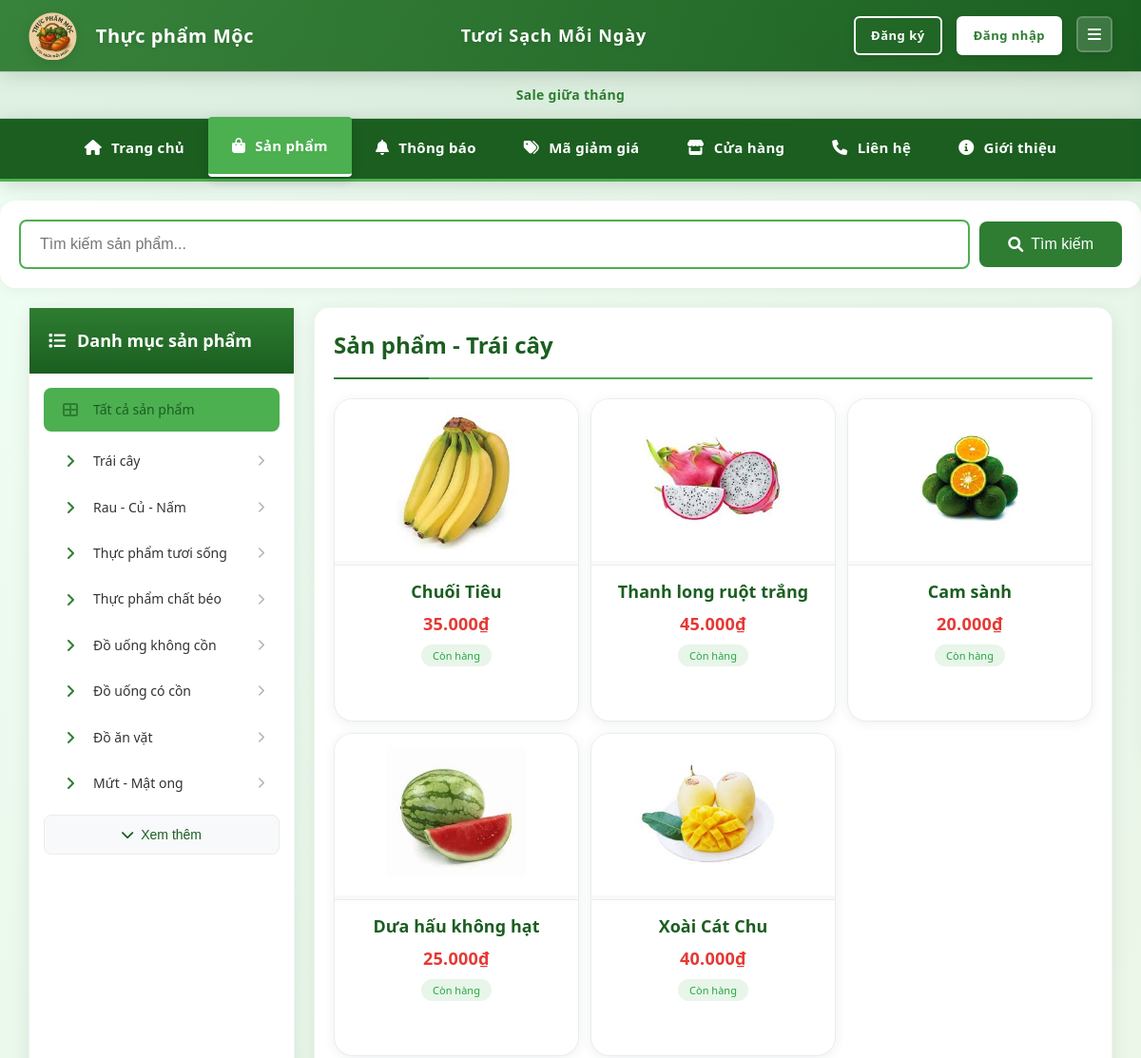
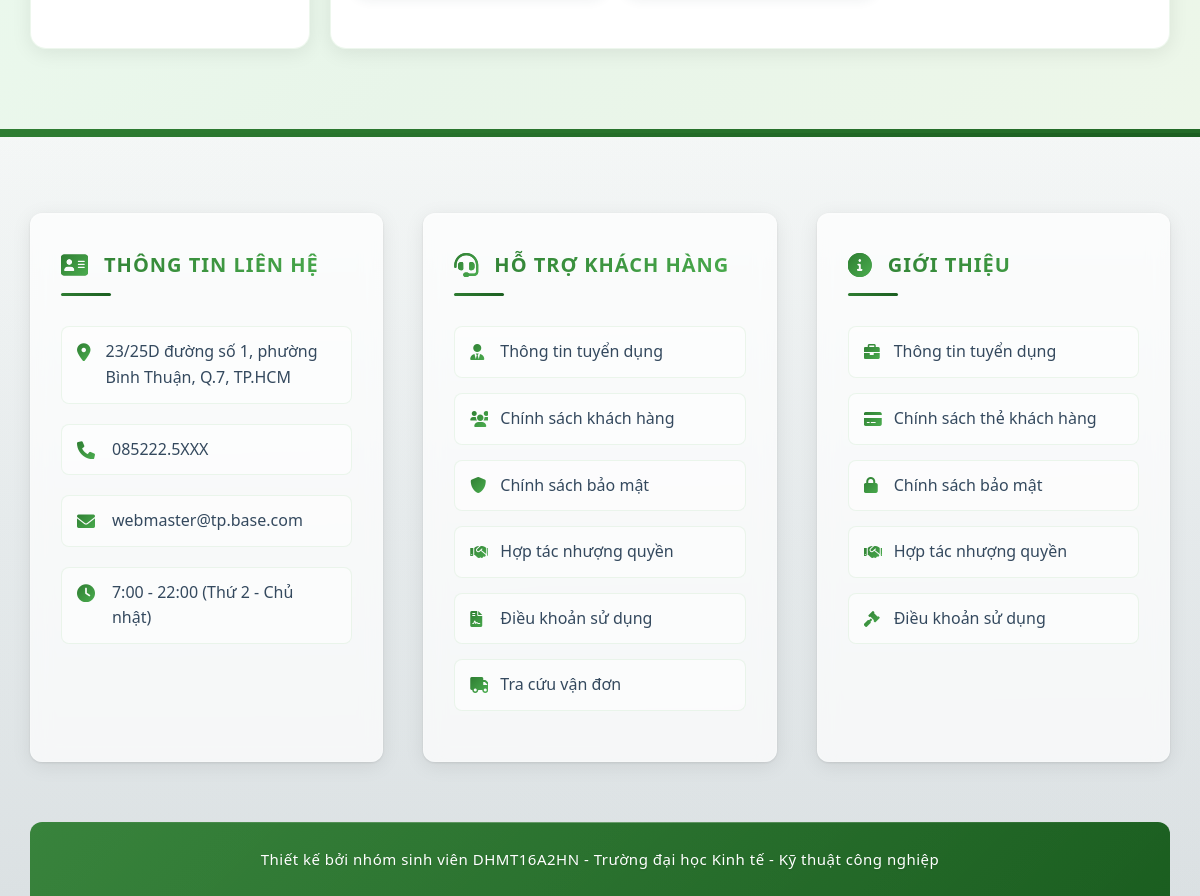
Screenshot of /home/san-pham.php?category=1 with the database file from the repository (2 pictures, top to bottom).
### tables this page shows
CREATE TABLE `categories` (
  `category_id` int(11) NOT NULL AUTO_INCREMENT,
  `name` varchar(255) NOT NULL,
  `description` text DEFAULT NULL,
  `created_at` timestamp NOT NULL DEFAULT current_timestamp(),
  `updated_at` timestamp NOT NULL DEFAULT current_timestamp() ON UPDATE current_timestamp(),
  PRIMARY KEY (`category_id`),
  UNIQUE KEY `name` (`name`)
);

CREATE TABLE `products` (
  `product_id` int(11) NOT NULL AUTO_INCREMENT,
  `subcategory_id` int(11) NOT NULL,
  `name` varchar(255) NOT NULL,
  `description` text DEFAULT NULL,
  `origin` varchar(255) DEFAULT NULL,
  `price` decimal(10,2) NOT NULL,
  `image_url` varchar(255) DEFAULT NULL,
  `stock_quantity` int(11) DEFAULT 0,
  `sold_quantity` int(11) DEFAULT 0,
  `created_at` timestamp NOT NULL DEFAULT current_timestamp(),
  `updated_at` timestamp NOT NULL DEFAULT current_timestamp() ON UPDATE current_timestamp(),
  PRIMARY KEY (`product_id`),
  KEY `subcategory_id` (`subcategory_id`),
  CONSTRAINT `products_ibfk_1` FOREIGN KEY (`subcategory_id`) REFERENCES `subcategories` (`subcategory_id`)
);

### home/san-pham.php (the view, shortened to what this page needs)
<?php
require_once('../config/db_connect.php');
$categories = $conn->query("SELECT * FROM categories");
$category_id = isset($_GET['category']) ? (int)$_GET['category'] : null;
$search = isset($_GET['search']) ? $conn->real_escape_string($_GET['search']) : '';
$query = "SELECT p.*, c.name as category_name, s.name as subcategory_name
          FROM products p
          INNER JOIN subcategories s ON p.subcategory_id = s.subcategory_id
          INNER JOIN categories c ON s.category_id = c.category_id
          WHERE 1=1";
if ($category_id) {
    $query .= " AND c.category_id = $category_id";
}
$items_per_page = 16;
$current_page = isset($_GET['page']) ? (int)$_GET['page'] : 1;
$offset = ($current_page - 1) * $items_per_page;
$query .= " LIMIT $offset, $items_per_page";
$products = $conn->query($query);
?>
<!DOCTYPE html>
<html lang="vi">
<head>
    <link rel="stylesheet" href="css/san-pham.css">
    <link rel="stylesheet" href="css/style.css">
    <link rel="stylesheet" href="https://cdnjs.cloudflare.com/ajax/libs/font-awesome/6.0.0/css/all.min.css">
</head>
<body>
    <?php include 'slide-menu.php'; ?>
    <div class="header-content">
        <div class="search-banner">
            <form class="search-form" method="GET" action="san-pham.php">
                <input type="text"
                       name="search"
                       placeholder="Tìm kiếm sản phẩm..."
                       value="<?php echo htmlspecialchars($search); ?>"
                       autocomplete="off"
                       id="searchInput">
                <button type="submit"><i class="fas fa-search"></i> Tìm kiếm</button>
            </form>
        </div>
        <div class="menu-container">
            <aside class="left-menu">
                <div class="menu-header">
                    <h3><i class="fas fa-list"></i> Danh mục sản phẩm</h3>
                </div>
                <div class="menu-body">
                    <ul class="category-list">
                        <li class="category-item">
                            <a href="san-pham.php" class="all-products">
                                <i class="fas fa-th-large"></i>
                                <span>Tất cả sản phẩm</span>
                            </a>
                        </li>
                        <?php
                        $categories->data_seek(0);
                        $category_count = 0;
                        while ($category = $categories->fetch_assoc()):
                            $category_count++;
                            $class = $category_count > 8 ? 'hidden-category' : '';
                            $subcategories = $conn->query("SELECT * FROM subcategories WHERE category_id = " . $category['category_id']);
                        ?>
                            <li class="category-item <?php echo $class; ?>" data-id="<?php echo $category['category_id']; ?>">
                                <a href="san-pham.php?category=<?php echo $category['category_id']; ?>">
                                    <i class="<?php echo !empty($category['icon']) ? $category['icon'] : 'fas fa-angle-right'; ?>"></i>
                                    <span><?php echo htmlspecialchars($category['name']); ?></span>
                                    <?php if ($subcategories->num_rows > 0): ?>
                                        <i class="fas fa-chevron-right arrow-icon"></i>
                                    <?php endif; ?>
                                </a>
                            </li>
                        <?php endwhile; ?>
                    </ul>
                    <?php if ($category_count > 8): ?>
                        <button type="button" class="show-more-btn">
                            <i class="fas fa-chevron-down"></i> Xem thêm
                        </button>
                    <?php endif; ?>
                </div>
            </aside>
            <main class="products-container">
                <h2>Sản phẩm <?php
                    if ($category_id) {
                        $cat = $conn->query("SELECT name FROM categories WHERE category_id = $category_id")->fetch_assoc();
                        echo "- " . htmlspecialchars($cat['name']);
                    }
                ?></h2>
                <div class="products-grid">
                    <?php if ($products->num_rows > 0): ?>
                        <?php while ($product = $products->fetch_assoc()):
                            $productName = htmlspecialchars($product['name']);
                            $productImage = htmlspecialchars($product['image_url']);
                            $productPrice = number_format($product['price'], 0, ',', '.') . '₫';
                            $productStatus = $product['stock_quantity'] > 0 ? 'Còn hàng' : 'Hết hàng';
                            $statusClass = $product['stock_quantity'] > 0 ? 'in-stock' : 'out-of-stock';
                        ?>
                        <div class="product-card">
                            <div class="product-image">
                                <img src="<?php echo $productImage; ?>" alt="<?php echo $productName; ?>" onerror="this.src='../images/default-product.jpg'">
                            </div>
                            <div class="product-info">
                                <h4 class="product-name"><?php echo $productName; ?></h4>
                                <div class="product-price-container">
                                    <p class="product-price"><?php echo $productPrice; ?></p>
                                    <span class="product-status <?php echo $statusClass; ?>"><?php echo $productStatus; ?></span>
                                </div>
                            </div>
                        </div>
                        <?php endwhile; ?>
                    <?php else: ?>
                        <p class="no-products">Không tìm thấy sản phẩm nào.</p>
                    <?php endif; ?>
                </div>
            </main>
        </div>
    </div>
    <?php include 'footer.php'; ?>
</body>
</html>

### home/css/style.css (style rules this page uses)
:root { --primary-color: #4CAF50; --primary-dark: #2E7D32; --primary-light: #C8E6C9; --accent-color: #8BC34A; --text-dark: #333; --text-light: #fff; --gray-100: #f8f9fa; --gray-200: #e9ecef; --gray-300: #dee2e6; --gray-400: #ced4da; --gray-500: #adb5bd; --gray-600: #6c757d; --gray-700: #495057; --gray-800: #343a40; --error-color: #dc3545; --success-color: #28a745; --warning-color: #ffc107; }
* { margin: 0; padding: 0; box-sizing: border-box; }
body { font-family: 'Segoe UI', Tahoma, Geneva, Verdana, sans-serif; line-height: 1.6; color: var(--text-dark); background: linear-gradient(135deg, #f0fff4 0%, #e8f5e9 50%, #f1f8e9 100%); background-size: cover; background-attachment: fixed; background-position: center; min-height: 100vh; position: relative; }
body::before { content: ''; position: fixed; top: 0; left: 0; width: 100%; height: 100%; background: linear-gradient(45deg, rgba(76, 175, 80, 0.02) 25%, transparent 25%), linear-gradient(-45deg, rgba(76, 175, 80, 0.02) 25%, transparent 25%), linear-gradient(45deg, transparent 75%, rgba(76, 175, 80, 0.02) 75%), linear-gradient(-45deg, transparent 75%, rgba(76, 175, 80, 0.02) 75%); background-size: 20px 20px; background-position: 0 0, 0 10px, 10px -10px, -10px 0px; opacity: 0.05; z-index: -1; pointer-events: none; }

### home/slide-menu.php (style rules this page uses)
:root { --primary-color: #2E7D32; --primary-dark: #1B5E20; --primary-light: #4CAF50; --primary-lighter: #66BB6A; --primary-darkest: #0D4A0D; --text-light: #FFFFFF; --text-dark: #333333; --text-muted: #666666; --hover-color: #388E3C; --hover-light: #81C784; --notification-bg: rgba(27, 94, 32, 0.08); --notification-text: #2E7D32; --shadow-light: rgba(0,0,0,0.1); --shadow-medium: rgba(0,0,0,0.15); --shadow-heavy: rgba(0,0,0,0.2); --border-light: rgba(255,255,255,0.2); --border-medium: rgba(255,255,255,0.3); }
.menu-container { max-width: 1200px; margin: 0 auto; padding: 0 30px; }

### home/footer.php (style rules this page uses)
:root { --primary-green: #2E7D32; --dark-green: #1B5E20; --light-green: #4CAF50; --accent-green: #81C784; --text-light: #FFFFFF; --text-gray: #E8F5E9; --border-light: rgba(255,255,255,0.1); --shadow-dark: rgba(0,0,0,0.2); --gradient-primary: linear-gradient(135deg, #2E7D32 0%, #1B5E20 100%); --gradient-secondary: linear-gradient(135deg, #4CAF50 0%, #388E3C 100%); --gradient-footer: linear-gradient(180deg, #f8f9fa 0%, #e9ecef 50%, #dee2e6 100%); --gradient-modern: linear-gradient(135deg, #667eea 0%, #764ba2 100%); --gradient-professional: linear-gradient(135deg, #2E7D32 0%, #1B5E20 100%); --shadow-soft: 0 4px 20px rgba(0,0,0,0.08); --shadow-medium: 0 8px 30px rgba(0,0,0,0.12); --shadow-strong: 0 12px 40px rgba(0,0,0,0.15); --shadow-glow: 0 0 20px rgba(76, 175, 80, 0.3); --border-radius: 12px; --transition-smooth: all 0.4s cubic-bezier(0.4, 0, 0.2, 1); }
html { scroll-behavior: smooth; }

### rows the page displays
categories: name "Trái cây"
categories: name "Rau - Củ - Nấm"
categories: name "Thực phẩm tươi sống"
categories: name "Thực phẩm chất béo"
categories: name "Đồ uống không cồn"
categories: name "Đồ uống có cồn"
categories: name "Đồ ăn vặt"
categories: name "Mứt - Mật ong"
products: image_url (picture), name "Chuối Tiêu", price "35.000₫", stock_quantity "Còn hàng"
products: image_url (picture), name "Thanh long ruột trắng", price "45.000₫", stock_quantity "Còn hàng"
products: image_url (picture), name "Cam sành", price "20.000₫", stock_quantity "Còn hàng"
products: image_url (picture), name "Dưa hấu không hạt", price "25.000₫", stock_quantity "Còn hàng"
products: image_url (picture), name "Xoài Cát Chu", price "40.000₫", stock_quantity "Còn hàng"

### other values shown
$notification_data[0] "Sale giữa tháng"
